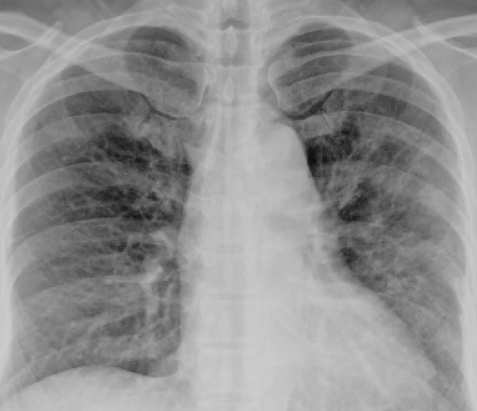
#> input picture normal_image_dir/1-s2.0-S1684118220300608-main.pdf-001.jpg, 477 x 411 px; its folder holds only this picture in this run
$ python test5.py
#> lines starting #> are read from the running program, lines starting #| are printed output that depends on the picture; after the words box and inside, x2 and y2 are one past the last pixel; in counts of white or black regions, pixels touching at a corner belong together
import cv2
import glob
import numpy as np
from os import listdir
from os.path import isfile, join
import matplotlib.pyplot as plt

count = 0

for file in glob.glob("D:/CT_scans/normal_image_dir/*.jpg"):
    im_gray = cv2.imread(file, cv2.IMREAD_GRAYSCALE)
#> im_gray is the input picture: shape (411, 477); min 10, max 206, mean 143.9

    print(im_gray.shape)
#| (411, 477)

    im_gray = cv2.resize(im_gray, (512, 512))
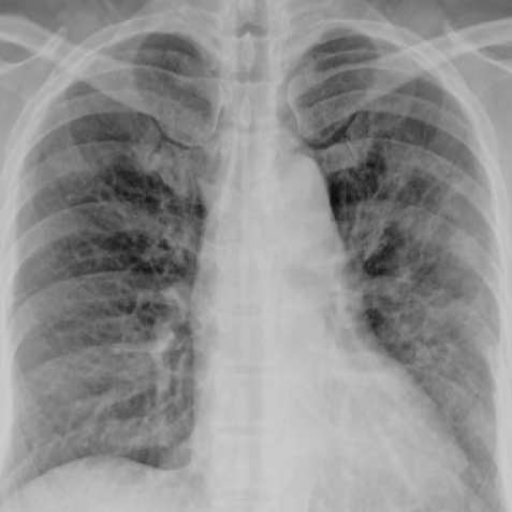
#> im_gray: shape (512, 512); min 11, max 205, mean 143.8

    print("After reshape: "+str(im_gray.shape))
#| After reshape: (512, 512)

    (thresh, im_bw) = cv2.threshold(im_gray, 128, 255, cv2.THRESH_BINARY | cv2.THRESH_OTSU)
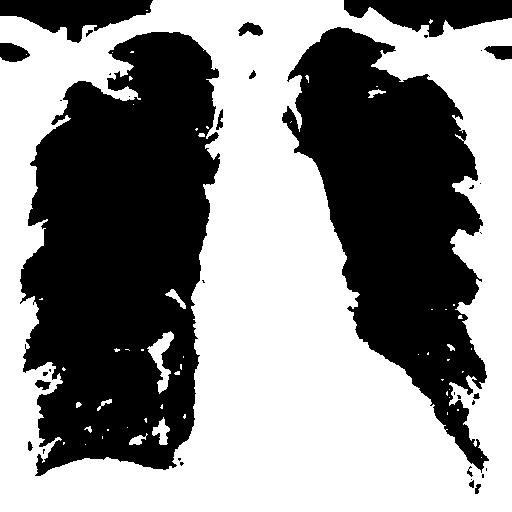
#> im_bw: shape (512, 512); 54.8% white; 36 black regions (20 under 20 px), largest, box (x1, y1, x2, y2) and area: (20, 32, 220, 476) 63800, (282, 27, 489, 473) 45698, (344, 0, 512, 37) 3823
#> thresh = 140

    thresh = 127
    im_bw = cv2.threshold(im_gray, thresh, 255, cv2.THRESH_BINARY)[1]
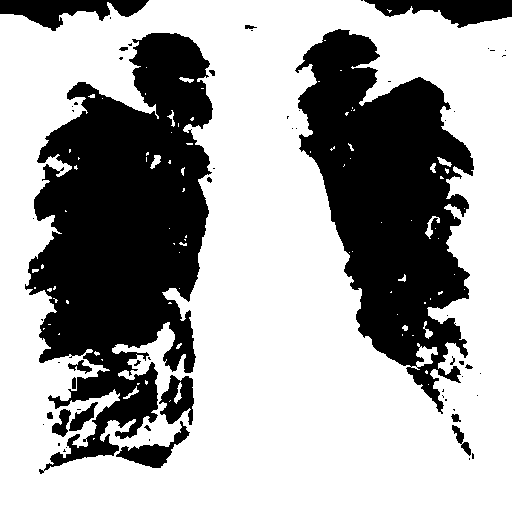
#> im_bw: shape (512, 512); 64.9% white; 62 black regions (42 under 20 px), largest, box (x1, y1, x2, y2) and area: (25, 33, 213, 474) 47540, (295, 29, 474, 414) 36287, (364, 0, 512, 28) 2364

    plt.imshow(im_bw)
    plt.show()

    cv2.imwrite('resized/{}.jpg'.format(count), im_bw)
    count += 1
